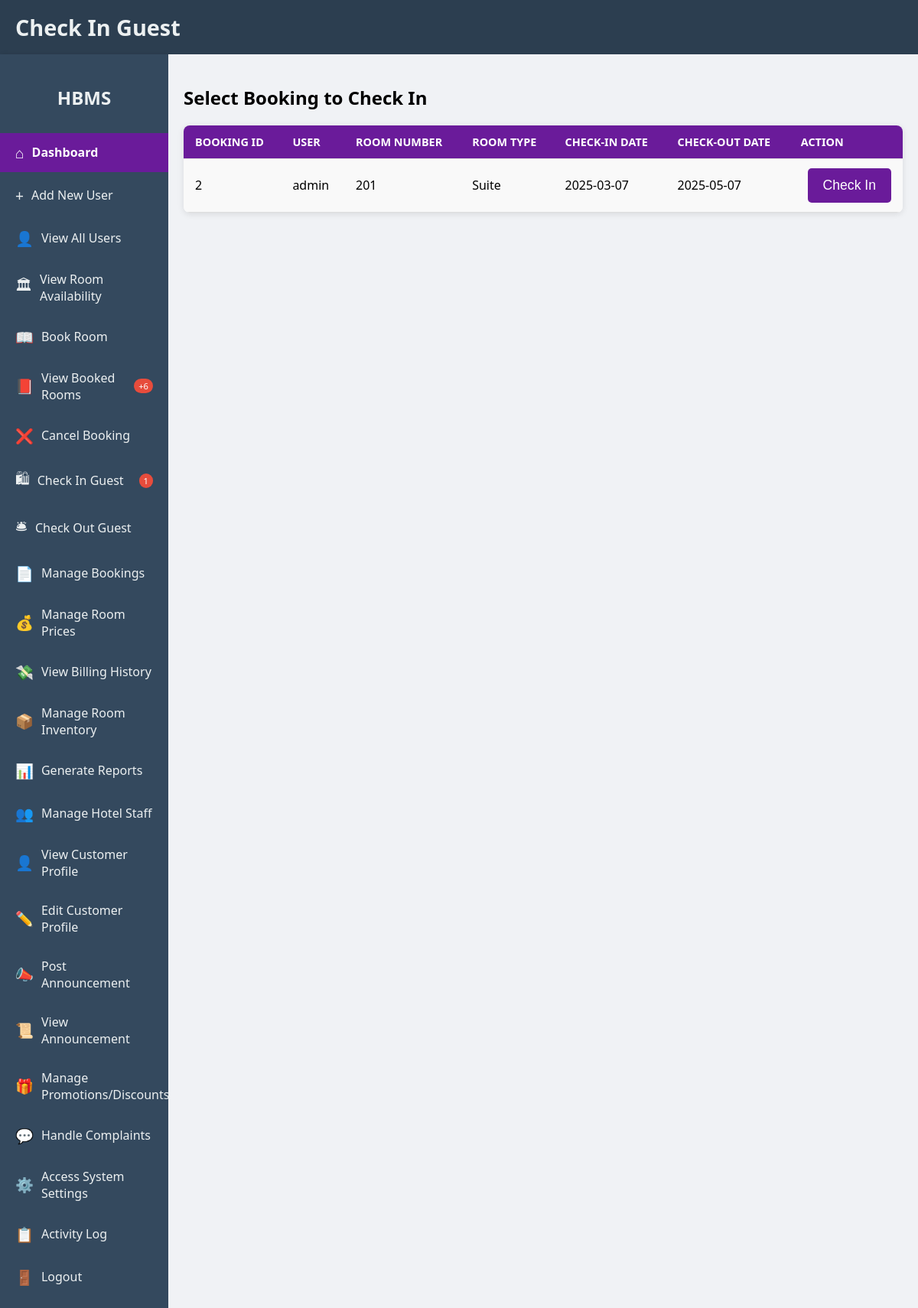
Screenshot of /rcbc/public/check_in_guest.php (signed in) with the database file from the repository.
### tables this page shows
CREATE TABLE `bookings` (
  `booking_id` int(11) NOT NULL,
  `user_id` int(11) NOT NULL,
  `room_id` int(11) NOT NULL,
  `check_in_date` date NOT NULL,
  `check_out_date` date NOT NULL,
  `num_guests` int(11) NOT NULL,
  `booking_date` datetime DEFAULT current_timestamp(),
  `status` varchar(50) DEFAULT 'Confirmed',
  `payment_status` enum('Pending','Paid','Refunded') DEFAULT 'Pending'
);

CREATE TABLE `users` (
  `user_id` int(11) NOT NULL,
  `name` varchar(100) DEFAULT NULL,
  `email` varchar(100) DEFAULT NULL,
  `password` varchar(255) DEFAULT NULL,
  `role_id` int(11) DEFAULT NULL
);

CREATE TABLE `rooms` (
  `room_id` int(11) NOT NULL,
  `room_number` varchar(50) NOT NULL,
  `room_type` varchar(100) NOT NULL,
  `status` varchar(50) NOT NULL DEFAULT 'available',
  `price` decimal(10,2) DEFAULT NULL
);

### rcbc/public/check_in_guest.php (the view, shortened to what this page needs)
<?php
include '../includes/db.php';
$upcoming_bookings = [];
$bookings_query = $conn->query("SELECT
    b.booking_id,
    u.name as user_name,
    r.room_id,
    r.room_number,
    r.room_type,
    b.check_in_date,
    b.check_out_date
FROM
    bookings b
JOIN
    users u ON b.user_id = u.user_id
JOIN
    rooms r ON b.room_id = r.room_id
WHERE
    r.status = 'available' AND b.check_in_date <= CURDATE()
ORDER BY
    b.check_in_date ASC");
if ($bookings_query) {
    while ($row = $bookings_query->fetch_assoc()) {
        $upcoming_bookings[] = $row;
    }
}
?>
<!DOCTYPE html>
<html lang="en">
<head>
    <link rel="stylesheet" href="../assets/style.css">
</head>
<body>
    <div class="header">
        <h1>Check In Guest</h1>
    </div>
    <div class="dashboard-layout">
        <div class="sidebar">
            <h2>HBMS</h2>
            <ul>
                <li><a href="dashboard.php" class="active"><span class="icon">&#8962;</span> Dashboard</a></li>
                <li><a href="add_user.php"><span class="icon">&#43;</span> Add New User</a></li>
                <li><a href="index.php"><span class="icon">&#128100;</span> View All Users</a></li>
                <li><a href="view_room_availability.php"><span class="icon">&#127963;</span> View Room Availability</a></li>
                <li><a href="book_room.php"><span class="icon">&#128214;</span> Book Room</a></li>
                <li><a href="view_booked_rooms.php"><span class="icon">&#128213;</span> View Booked Rooms <span class="notification-badge">+6</span></a></li>
                <li><a href="cancel_booking.php"><span class="icon">&#10060;</span> Cancel Booking</a></li>
                <li><a href="check_in_guest.php"><span class="icon">&#128717;</span> Check In Guest <span class="notification-badge">1</span></a></li>
                <li><a href="check_out_guest.php"><span class="icon">&#128718;</span> Check Out Guest</a></li>
                <li><a href="manage_bookings.php"><span class="icon">&#128196;</span> Manage Bookings</a></li>
                <li><a href="manage_room_prices.php"><span class="icon">&#128176;</span> Manage Room Prices</a></li>
                <li><a href="view_billing_history.php"><span class="icon">&#128184;</span> View Billing History</a></li>
                <li><a href="manage_room_inventory.php"><span class="icon">&#128230;</span> Manage Room Inventory</a></li>
                <li><a href="generate_reports.php"><span class="icon">&#128202;</span> Generate Reports</a></li>
                <li><a href="manage_hotel_staff.php"><span class="icon">&#128101;</span> Manage Hotel Staff</a></li>
                <li><a href="view_customer_profile.php"><span class="icon">&#128100;</span> View Customer Profile</a></li>
                <li><a href="edit_customer_profile.php"><span class="icon">&#9999;&#65039;</span> Edit Customer Profile</a></li>
                <li><a href="post_announcement.php"><span class="icon">&#128227;</span> Post Announcement</a></li>
                <li><a href="view_announcement.php"><span class="icon">&#128220;</span> View Announcement</a></li>
                <li><a href="manage_promotions_discounts.php"><span class="icon">&#127873;</span> Manage Promotions/Discounts</a></li>
                <li><a href="handle_complaints.php"><span class="icon">&#128172;</span> Handle Complaints</a></li>
                <li><a href="access_system_settings.php"><span class="icon">&#9881;&#65039;</span> Access System Settings</a></li>
                <li><a href="activity_log.php"><span class="icon">&#128203;</span> Activity Log</a></li>
                <li><a href="logout.php"><span class="icon">&#128682;</span> Logout</a></li>
            </ul>
        </div>
        <div class="main-content">
            <div class="dashboard-section">
                <h2>Select Booking to Check In</h2>
                <?php if (!empty($upcoming_bookings)): ?>
                    <table>
                        <tr>
                            <th>Booking ID</th>
                            <th>User</th>
                            <th>Room Number</th>
                            <th>Room Type</th>
                            <th>Check-in Date</th>
                            <th>Check-out Date</th>
                            <th>Action</th>
                        </tr>
                        <?php foreach ($upcoming_bookings as $booking): ?>
                            <tr>
                                <td><?= htmlspecialchars($booking['booking_id']) ?></td>
                                <td><?= htmlspecialchars($booking['user_name']) ?></td>
                                <td><?= htmlspecialchars($booking['room_number']) ?></td>
                                <td><?= htmlspecialchars($booking['room_type']) ?></td>
                                <td><?= htmlspecialchars($booking['check_in_date']) ?></td>
                                <td><?= htmlspecialchars($booking['check_out_date']) ?></td>
                                <td>
                                    <form method="post" style="display:inline;">
                                        <button type="submit" name="check_in" onclick="return confirm('Are you sure you want to check in this guest?');">Check In</button>
                                    </form>
                                </td>
                            </tr>
                        <?php endforeach; ?>
                    </table>
                <?php else: ?>
                    <p>No upcoming bookings to check in or rooms are already occupied.</p>
                <?php endif; ?>
            </div>
        </div>
    </div>
</body>
</html>

### rcbc/assets/style.css (style rules this page uses)
body { font-family: 'Segoe UI', Tahoma, Geneva, Verdana, sans-serif; margin: 0; padding: 0; background-color: #f0f2f5; display: flex; flex-direction: column; justify-content: flex-start; align-items: stretch; min-height: 100vh; }
.header { background-color: #2c3e50; color: white; padding: 1em 20px; display: flex; justify-content: space-between; align-items: center; box-shadow: 0 2px 10px rgba(0, 0, 0, 0.1); }
.header h1 { margin: 0; font-size: 1.8em; color: #ecf0f1; }
.dashboard-layout { display: flex; flex-grow: 1; }
.sidebar { width: 220px; background-color: #34495e; color: white; padding: 20px 0; box-shadow: 2px 0 5px rgba(0, 0, 0, 0.1); display: flex; flex-direction: column; }
.sidebar h2 { color: #ecf0f1; text-align: center; margin-bottom: 30px; font-size: 1.5em; }
.sidebar ul { list-style: none; padding: 0; margin: 0; }
.sidebar li { margin-bottom: 5px; }
.sidebar a { color: #ecf0f1; text-decoration: none; display: flex; align-items: center; padding: 12px 20px; transition: background-color 0.3s ease, color 0.3s ease; }
.sidebar a.active { background-color: #6a1b9a; color: white; font-weight: bold; }
.sidebar .icon { font-size: 1.2em; margin-right: 10px; }
.notification-badge { background-color: #e74c3c; color: white; font-size: 0.7em; padding: 2px 6px; border-radius: 10px; margin-left: auto; }
.main-content { flex-grow: 1; padding: 20px; background-color: #f0f2f5; display: flex; flex-direction: column; gap: 20px; }
table { width: 100%; border-collapse: collapse; margin-top: 20px; background-color: #ffffff; box-shadow: 0 2px 8px rgba(0, 0, 0, 0.1); border-radius: 8px; overflow: hidden; }
th, td { padding: 12px 15px; text-align: left; border-bottom: 1px solid #ddd; }
th { background-color: #6a1b9a; color: white; text-transform: uppercase; font-size: 0.9em; }
tr:nth-child(even) { background-color: #f9f9f9; }
td:last-child { text-align: right; }
form button { background-color: #6a1b9a; color: white; padding: 12px 20px; border: none; border-radius: 5px; cursor: pointer; font-size: 1.1em; transition: background-color 0.3s ease; }

### rows the page displays
bookings: booking_id "2", user.name "admin", room.room_number "201", room.room_type "Suite", check_in_date "2025-03-07", check_out_date "2025-05-07"
